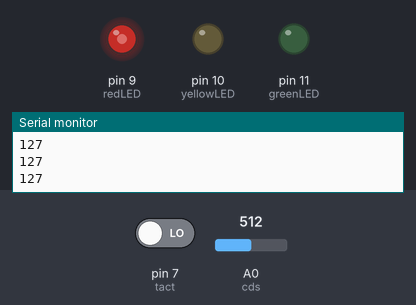
A sketch run on a simulated Arduino Uno, built with avr-gcc and run on an emulated ATmega328P. Parts: output pins drawn as LEDs (lit = HIGH), the last lines printed to the serial monitor. Dashed ring = blinking. The inputs (shaded band) are chosen by the test bench; at power-on: pin 7 (tact) LOW, A0 (cds) = 512.

Above: at 1.2 s.
1.3 s: pin 7 (tact) driven HIGH
At 1.4 s:
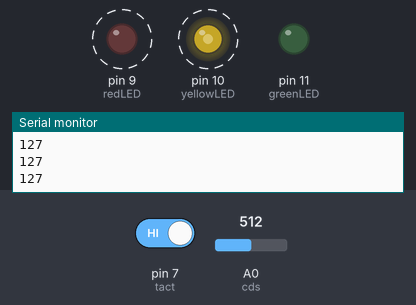
At 2.2 s:
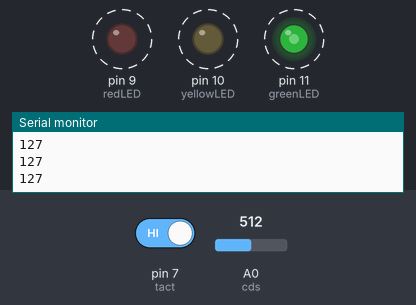
4.3 s: A0 (cds) set to 6
7.3 s: A0 (cds) set to 3
At 7.9 s:
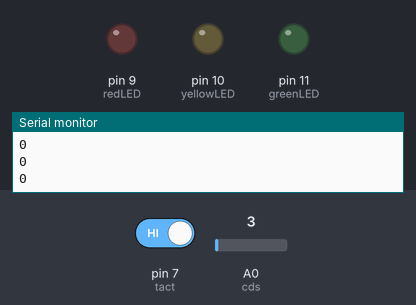
8.8 s: A0 (cds) set to 716
At 9.01 s:
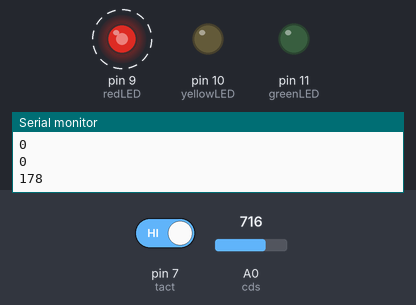
11.8 s: A0 (cds) set to 900
14.8 s: A0 (cds) set to 511
Timing chart, 0 to 18.8 s (numbered marks = the images above; inputs shaded):
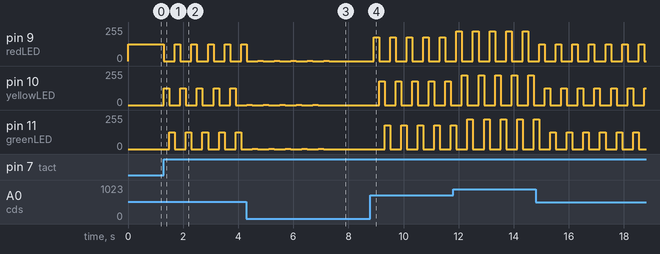

Measured:
- the behaviour switches between 5 and 4 on A0 (cds) (found by bisection; images 2 and 3)
- after the input at 1.3 s, pin 9 (redLED), pin 10 (yellowLED): alternates 127/255 for 0.20 s and 0/255 for 0.40 s, starting at once; pin 11 (greenLED): alternates 127/255 for 0.20 s and 0/255 for 0.40 s, starting after 0.20 s
- after the input at 7.3 s, pin 9 (redLED): goes on until 7.3 s, then stays 0/255; pin 10 (yellowLED), pin 11 (greenLED): stops changing and stays 0/255
- after the input at 8.8 s, pin 9 (redLED): alternates 178/255 for 0.20 s and 0/255 for 0.40 s, starting after 0.11 s; pin 10 (yellowLED): alternates 178/255 for 0.20 s and 0/255 for 0.40 s, starting after 0.31 s; pin 11 (greenLED): alternates 178/255 for 0.20 s and 0/255 for 0.40 s, starting after 0.51 s

The sketch:

traffic_signal.ino
```cpp
// Actuators
const int redLED = 9;
const int yellowLED = 10;
const int greenLED = 11;

// Sensors
const int cds = A0;
const int tact = 7;

const int interval = 30000;
const int mode = 1;

int currentLED = redLED;
int sensorValue = 0;
int outputValue = 0;

unsigned long curTimer;
unsigned long prevTimer = 0;

// the setup routine runs once when you press reset:
void setup() {
  // initialize the digital pin as an output.
  Serial.begin(9600);
  pinMode(redLED, OUTPUT);
  pinMode(yellowLED, OUTPUT);
  pinMode(greenLED, OUTPUT);
//  pinMode(cds, INPUT);
//  pinMode(tact, INPUT);

  turnLightWithSignal(currentLED);
}

// the loop routine runs over and over again forever:
void loop() {
  switch (mode) {
    case 0:
      trafficLight();
      break;
    case 1:
      greenLight();
      break;
    case 2:
      moodLight();
      break;
    case 3:
      emergencyLight();
      break;
    default:
      break;
  }
}

void emergencyLight() {
  int time = 100;

  for ( int i = 0; i < 10; i++ ) {
    digitalWrite(redLED, HIGH);
    digitalWrite(yellowLED, LOW);
    digitalWrite(greenLED, LOW);
    delay(time);
    digitalWrite(redLED, LOW);
    digitalWrite(yellowLED, HIGH);
    digitalWrite(greenLED, LOW);
    delay(time);
    digitalWrite(redLED, LOW);
    digitalWrite(yellowLED, LOW);
    digitalWrite(greenLED, HIGH);
    delay(time);
  }

  for ( int j = 0; j < 10; j++ ) {
    digitalWrite(redLED, HIGH);
    digitalWrite(yellowLED, HIGH);
    digitalWrite(greenLED, HIGH);
    delay(time);
    digitalWrite(redLED, LOW);
    digitalWrite(yellowLED, LOW);
    digitalWrite(greenLED, LOW);
    delay(time);
  }
}

void moodLight() {
  for ( int i = 0; i < 255; i++ ) {
    analogWrite(redLED, i);
    analogWrite(yellowLED, i);
    analogWrite(greenLED, i);
    delay(10);
  }

  for ( int j = 255; j > 0; j-- ) {
    analogWrite(redLED, j);
    analogWrite(yellowLED, j);
    analogWrite(greenLED, j);
    delay(10);
  }
}

void trafficLight() {
  digitalWrite(redLED, HIGH);

  curTimer = millis();
  unsigned long difference = (unsigned long)(curTimer - prevTimer);

  if ( difference >= interval || digitalRead(tact) == HIGH ) {
    greenSignal();
  }
}

void greenSignal() {
  digitalWrite(redLED, LOW);
  digitalWrite(yellowLED, HIGH);
  digitalWrite(greenLED, LOW);
  delay(1000);

  digitalWrite(redLED, LOW);
  digitalWrite(yellowLED, LOW);
  digitalWrite(greenLED, HIGH);
  delay(5000);

  for ( int i = 0; i < 5; i++ ) {
    digitalWrite(greenLED, LOW);
    delay(750);
    digitalWrite(greenLED, HIGH);
    delay(750);
  }

  digitalWrite(greenLED, LOW);
  prevTimer = millis();
}

void greenLight() {
  if ( digitalRead(tact) == HIGH ) {
    switch (currentLED) {
      case redLED:
        currentLED++;
        break;
      case yellowLED:
        currentLED++;
        break;
      case greenLED:
        currentLED = redLED;
        break;
      default:
        currentLED++;
        break;
    }

    turnLightWithSignal(currentLED);
    delay(200);
  }

  sensorValue = analogRead(cds);
  outputValue = map(sensorValue, 0, 1023, 0, 255);
  Serial.println(outputValue);
  turnLightWithSignal(currentLED);
}

void turnLightWithSignal (int currentLED) {
  switch ( currentLED ) {
    case redLED:
      analogWrite(redLED, outputValue);
      analogWrite(yellowLED, 0);
      analogWrite(greenLED, 0);
      break;
    case yellowLED:
      analogWrite(redLED, 0);
      analogWrite(yellowLED, outputValue);
      analogWrite(greenLED, 0);
      break;
    case greenLED:
      analogWrite(redLED, 0);
      analogWrite(yellowLED, 0);
      analogWrite(greenLED, outputValue);
      break;
    default:
      break;
  }
}
```
